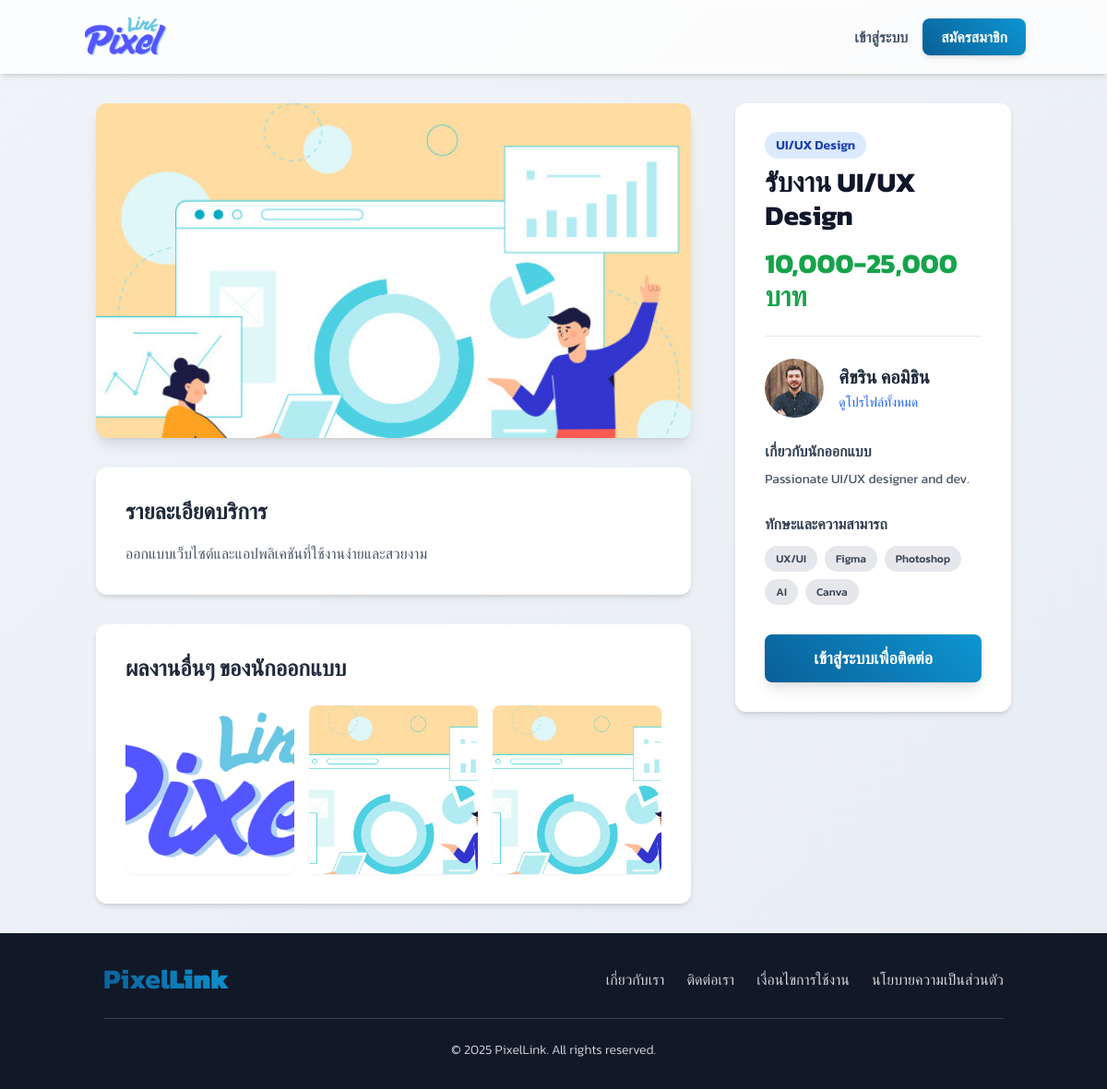
The app's page /job_detail.php?id=1&type=posting with its own data.
### tables this page shows
CREATE TABLE `job_postings` (
  `post_id` int(11) NOT NULL,
  `designer_id` int(11) NOT NULL,
  `title` varchar(255) NOT NULL,
  `description` text DEFAULT NULL,
  `category_id` int(11) DEFAULT NULL,
  `price_range` varchar(100) DEFAULT NULL,
  `posted_date` timestamp NOT NULL DEFAULT current_timestamp(),
  `status` enum('active','inactive','completed') DEFAULT 'active',
  `client_id` int(11) NOT NULL,
  `main_image_id` int(11) DEFAULT NULL
);

CREATE TABLE `uploaded_files` (
  `file_id` int(11) NOT NULL,
  `contract_id` int(11) DEFAULT NULL,
  `job_post_id` int(11) DEFAULT NULL,
  `uploader_id` int(11) NOT NULL,
  `file_name` varchar(255) NOT NULL,
  `file_path` varchar(255) NOT NULL,
  `uploaded_at` timestamp NOT NULL DEFAULT current_timestamp(),
  `file_size` int(11) DEFAULT NULL,
  `uploaded_by_user_id` int(11) DEFAULT NULL,
  `file_type` varchar(255) DEFAULT NULL,
  `uploaded_date` datetime DEFAULT NULL
);

CREATE TABLE `job_categories` (
  `category_id` int(11) NOT NULL,
  `category_name` varchar(100) NOT NULL
);

CREATE TABLE `profiles` (
  `profile_id` int(11) NOT NULL,
  `user_id` int(11) NOT NULL,
  `address` text DEFAULT NULL,
  `company_name` varchar(255) DEFAULT NULL,
  `bio` text DEFAULT NULL,
  `portfolio_url` varchar(255) DEFAULT NULL,
  `skills` text DEFAULT NULL,
  `profile_picture_url` varchar(255) DEFAULT NULL
);

CREATE TABLE `users` (
  `user_id` int(11) NOT NULL,
  `username` varchar(50) NOT NULL,
  `password` varchar(255) NOT NULL,
  `email` varchar(100) NOT NULL,
  `first_name` varchar(100) NOT NULL,
  `last_name` varchar(100) NOT NULL,
  `phone_number` varchar(20) NOT NULL,
  `user_type` enum('admin','designer','client') NOT NULL,
  `registration_date` timestamp NOT NULL DEFAULT current_timestamp(),
  `is_approved` tinyint(1) DEFAULT 0,
  `last_activity` datetime DEFAULT NULL,
  `is_active` tinyint(1) DEFAULT 1,
  `last_login` timestamp NULL DEFAULT NULL
);

### job_detail.php (the view, shortened to what this page needs)
<?php
$servername = "localhost";
$username = "root";
$password = "";
$dbname = "pixellink";
$condb = new mysqli($servername, $username, $password, $dbname);
$condb->set_charset("utf8mb4");
$job_data = null;
$other_works = [];
$error_message = '';
$loggedInUserName = '';
if (isset($_GET['id']) && is_numeric($_GET['id']) && isset($_GET['type']) && $_GET['type'] === 'posting') {
    $job_id = (int)$_GET['id'];
    $sql = "SELECT
                jp.post_id AS id, jp.title, jp.description, jp.price_range, jp.posted_date,
                u.user_id AS owner_id, u.first_name, u.last_name,
                jc.category_name,
                uf.file_path AS job_image_path,
                p.bio, p.skills, p.profile_picture_url
            FROM job_postings AS jp
            JOIN users AS u ON jp.designer_id = u.user_id
            LEFT JOIN profiles AS p ON u.user_id = p.user_id
            LEFT JOIN job_categories AS jc ON jp.category_id = jc.category_id
            LEFT JOIN uploaded_files AS uf ON jp.main_image_id = uf.file_id
            WHERE jp.post_id = ? AND jp.status = 'active'";
    $stmt = $condb->prepare($sql);
    if ($stmt) {
        $stmt->bind_param("i", $job_id);
        $stmt->execute();
        $result = $stmt->get_result();
        if ($result->num_rows === 1) {
            $job_data = $result->fetch_assoc();
            $designer_id = $job_data['owner_id'];
            $sql_other_works = "SELECT
                                    jp.post_id, jp.title, uf.file_path
                                FROM job_postings jp
                                LEFT JOIN uploaded_files uf ON jp.main_image_id = uf.file_id
                                WHERE jp.designer_id = ? AND jp.post_id != ? AND jp.status = 'active'
                                ORDER BY jp.posted_date DESC
                                LIMIT 6";
            $stmt_other = $condb->prepare($sql_other_works);
            if ($stmt_other) {
                $stmt_other->bind_param("ii", $designer_id, $job_id);
                $stmt_other->execute();
                $other_works_result = $stmt_other->get_result();
                while ($row = $other_works_result->fetch_assoc()) {
                    $other_works[] = $row;
                }
            }
        } else {
            $error_message = "ไม่พบประกาศรับงานนี้ หรือประกาศถูกปิดไปแล้ว";
        }
    }
} else {
    $error_message = "URL ไม่ถูกต้อง: ไม่พบ ID หรือประเภทของงาน";
}
?>
<!DOCTYPE html>
<html lang="th">
<head>
    <script src="https://cdn.tailwindcss.com"></script>
    <link rel="stylesheet" href="https://cdnjs.cloudflare.com/ajax/libs/font-awesome/6.4.0/css/all.min.css">
</head>
<body class="bg-gray-100">
    <?php
    $home_link = 'index.php';
    ?>
    <nav class="bg-white/80 backdrop-blur-sm p-4 shadow-md sticky top-0 z-50">
        <div class="container mx-auto flex justify-between items-center">
            <a href="<?= htmlspecialchars($home_link) ?>">
                <img src="dist/img/logo.png" alt="PixelLink Logo" class="h-12 transition-transform hover:scale-105">
            </a>
            <div class="space-x-4 flex items-center">
                <?php if (isset($_SESSION['user_id'])) : ?>
                    <span class="font-medium text-slate-700">สวัสดี, <?= htmlspecialchars($loggedInUserName) ?>!</span>
                    <?php
                    $profile_url = '#';
                    if ($_SESSION['user_type'] === 'designer') {
                        $profile_url = 'designer/view_profile.php?user_id=' . $_SESSION['user_id'];
                    } elseif ($_SESSION['user_type'] === 'client') {
                        $profile_url = 'client/view_profile.php?user_id=' . $_SESSION['user_id'];
                    }
                    ?>
                    <a href="<?= htmlspecialchars($profile_url); ?>" class="btn-primary text-white px-5 py-2 rounded-lg font-medium shadow-md">ดูโปรไฟล์</a>
                    <a href="logout.php" class="btn-danger text-white px-5 py-2 rounded-lg font-medium shadow-md">ออกจากระบบ</a>
                <?php else : ?>
                    <a href="login.php" class="font-semibold text-slate-600 hover:text-blue-600 transition-colors">เข้าสู่ระบบ</a>
                    <a href="register.php" class="btn-primary text-white px-5 py-2 rounded-lg font-semibold shadow-md">สมัครสมาชิก</a>
                <?php endif; ?>
            </div>
        </div>
    </nav>
    <main class="container mx-auto px-4 py-8">
        <?php if (!empty($error_message)) : ?>
            <div class="text-center py-20">
                <p class="text-red-500 text-lg"><?= htmlspecialchars($error_message) ?></p>
                <a href="index.php" class="mt-4 inline-block btn-primary text-white px-6 py-2 rounded-lg font-semibold shadow-lg">กลับหน้าหลัก</a>
            </div>
        <?php elseif ($job_data) : ?>
            <div class="grid grid-cols-1 lg:grid-cols-3 gap-8 lg:gap-12">
                <div class="lg:col-span-2 space-y-8">
                    <div>
                        <?php
                        $image_source = 'dist/img/pdpa02.jpg';
                        ?>
                        <img src="<?= $image_source ?>" alt="ภาพประกอบงาน" class="w-full h-auto rounded-xl shadow-lg object-cover aspect-[16/9]">
                    </div>
                    <div class="bg-white p-6 sm:p-8 rounded-xl shadow-md">
                        <h2 class="text-2xl font-bold text-slate-800 mb-4">รายละเอียดบริการ</h2>
                        <div class="prose prose-lg max-w-none text-slate-600 leading-relaxed">
                            <?= nl2br(htmlspecialchars($job_data['description'])) ?>
                        </div>
                    </div>
                    <?php if (!empty($other_works)): ?>
                        <div class="bg-white p-6 sm:p-8 rounded-xl shadow-md">
                            <h2 class="text-2xl font-bold text-slate-800 mb-6">ผลงานอื่นๆ ของนักออกแบบ</h2>
                            <div class="grid grid-cols-2 md:grid-cols-3 gap-4">
                                <?php foreach ($other_works as $work): ?>
                                    <a href="job_detail.php?id=<?= $work['post_id'] ?>&type=posting" class="block group">
                                        <?php
                                        $work_image = 'dist/img/pdpa02.jpg';
                                        if (!empty($work['file_path'])) {
                                            $correct_path = preg_replace('/^\.\.\//', '', $work['file_path']);
                                            if (file_exists($correct_path)) {
                                                $work_image = htmlspecialchars($correct_path);
                                            }
                                        }
                                        ?>
                                        <img src="<?= $work_image ?>" alt="<?= htmlspecialchars($work['title']) ?>"
                                            class="w-full h-full object-cover rounded-lg shadow-sm aspect-square transition-transform duration-300 group-hover:scale-105">
                                    </a>
                                <?php endforeach; ?>
                            </div>
                        </div>
                    <?php endif; ?>
                </div>
                <aside class="lg:col-span-1 space-y-8">
                    <div class="bg-white p-6 sm:p-8 rounded-xl shadow-md sticky top-28">
                        <div class="border-b border-gray-200 pb-6 mb-6">
                            <span class="bg-blue-100 text-blue-800 text-sm font-semibold px-3 py-1 rounded-full"><?= htmlspecialchars($job_data['category_name'] ?? 'ไม่ระบุ') ?></span>
                            <h1 class="text-3xl font-bold text-slate-900 mt-3"><?= htmlspecialchars($job_data['title']) ?></h1>
                            <p class="text-3xl font-bold text-green-600 mt-4">
                                <?= htmlspecialchars($job_data['price_range'] ?? 'สอบถามราคา') ?>
                            </p>
                        </div>
                        <div class="flex items-center space-x-4 mb-6">
                            <?php
                            $profile_pic = 'dist/img/avatar.png';
                            if (!empty($job_data['profile_picture_url'])) {
                                $correct_path = preg_replace('/^\.\.\//', '', $job_data['profile_picture_url']);
                                if (file_exists($correct_path)) {
                                    $profile_pic = htmlspecialchars($correct_path);
                                }
                            }
                            ?>
                            <img src="<?= $profile_pic ?>" alt="โปรไฟล์" class="w-16 h-16 rounded-full object-cover">
                            <div>
                                <h3 class="text-xl font-bold text-slate-800"><?= htmlspecialchars($job_data['first_name'] . ' ' . $job_data['last_name']) ?></h3>
                                <a href="designer/view_profile.php?user_id=<?= $job_data['owner_id'] ?>" class="text-sm text-blue-600 hover:underline">ดูโปรไฟล์ทั้งหมด</a>
                            </div>
                        </div>
                        <?php if (!empty($job_data['bio'])): ?>
                            <div class="mb-6">
                                <h4 class="font-bold text-slate-700 mb-2">เกี่ยวกับนักออกแบบ</h4>
                                <p class="text-slate-600 text-sm leading-relaxed line-clamp-3">
                                    <?= htmlspecialchars($job_data['bio']) ?>
                                </p>
                            </div>
                        <?php endif; ?>
                        <?php if (!empty($job_data['skills'])): ?>
                            <div class="mb-8">
                                <h4 class="font-bold text-slate-700 mb-3">ทักษะและความสามารถ</h4>
                                <div class="flex flex-wrap gap-2">
                                    <?php
                                    $skills = explode(',', $job_data['skills']);
                                    foreach ($skills as $skill):
                                    ?>
                                        <span class="bg-gray-200 text-gray-700 text-xs font-medium px-3 py-1.5 rounded-full">
                                            <?= htmlspecialchars(trim($skill)) ?>
                                        </span>
                                    <?php endforeach; ?>
                                </div>
                            </div>
                        <?php endif; ?>
                        <div class="flex flex-col gap-3">
                            <?php if (isset($_SESSION['user_id']) && $_SESSION['user_id'] != $job_data['owner_id']): ?>
                                <a href="messages.php?to_user=<?= $job_data['owner_id'] ?>" class="w-full text-center btn-primary text-white px-6 py-3 rounded-lg font-semibold text-lg shadow-lg flex items-center justify-center">
                                    <i class="fas fa-comments mr-2"></i> ติดต่อจ้างงาน
                                </a>
                            <?php elseif (!isset($_SESSION['user_id'])): ?>
                                <a href="login.php" class="w-full text-center btn-primary text-white px-6 py-3 rounded-lg font-semibold text-lg shadow-lg">
                                    เข้าสู่ระบบเพื่อติดต่อ
                                </a>
                            <?php endif; ?>
                        </div>
                    </div>
                </aside>
            </div>
        <?php endif; ?>
    </main>
    <?php include('includes/footer.php'); ?>
</body>
</html>

### job_detail.php (style rules this page uses)
body { font-family: 'Kanit', sans-serif; }
.btn-primary { background: linear-gradient(45deg, #0a5f97 0%, #0d96d2 100%); transition: all 0.3s ease; }
* { font-family: 'Kanit', sans-serif; font-style: normal; font-weight: 400; }
body { background: linear-gradient(135deg, #f0f4f8 0%, #e8edf3 100%); color: #2c3e50; overflow-x: hidden; }
.btn-primary { background: linear-gradient(45deg, #0a5f97 0%, #0d96d2 100%); color: white; transition: all 0.3s ease; box-shadow: 0 4px 15px rgba(13, 150, 210, 0.3); }

### records on screen
job_postings: description "ออกแบบเว็บไซต์และแอปพลิเคชันที่ใช้งานง่ายและสวยงาม", category.category_name "UI/UX Design", title "รับงาน UI/UX Design", price_range "10,000-25,000 บาท", profiles.profile_picture_url (picture), designer.last_name "ศิขริน คอมิธิน", profiles.bio "Passionate UI/UX designer and dev.", profiles.skills "UX/UI", profiles.skills "Figma", profiles.skills "Photoshop", profiles.skills "AI", profiles.skills "Canva"
uploaded_files: file_path (picture)
